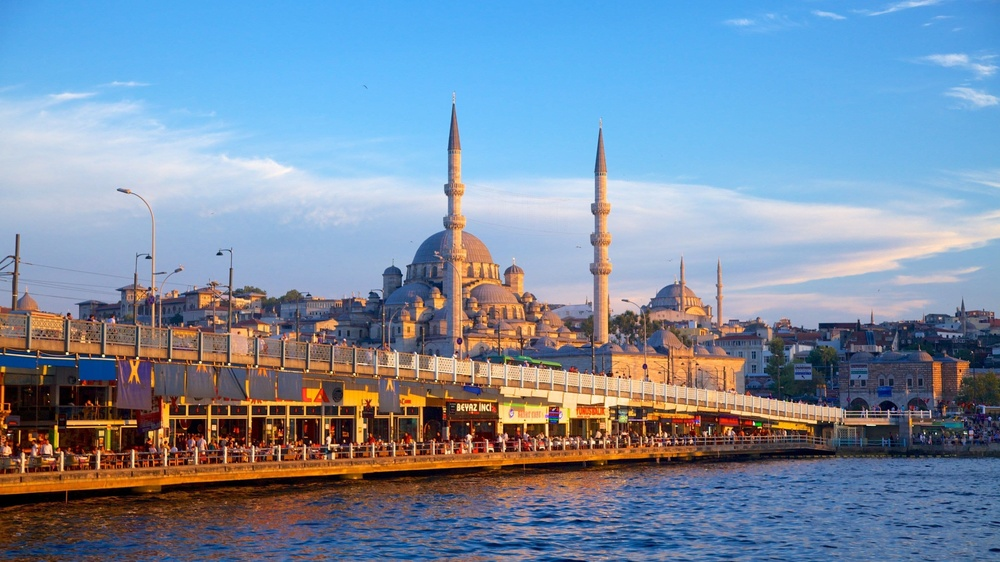
#> input picture insan.jpg, 1000 x 562 px, shrunk from 3840 x 2160 before the run
$ python paralel_histogram.py
#> lines starting #> are read from the running program, lines starting #| are printed output that depends on the picture
import cv2
import numpy as np
import time
from multiprocessing import Pool
import matplotlib.pyplot as plt

def roi_histogram_hesapla(roi):
    h, w = roi.shape
    yerel_histogram = np.zeros(256, dtype=int)
    for i in range(h):
        for j in range(w):
            piksel_degeri = int(roi[i, j])
            yerel_histogram[piksel_degeri] += 1
    return yerel_histogram

if __name__ == '__main__':
    img_bgr = cv2.imread('insan.jpg')
#> img_bgr is the input picture: shape (562, 1000, 3); mean B, G, R 163.2, 140.9, 122.5
    if img_bgr is None:
        raise FileNotFoundError("'insan.jpg' bulunamadi!")

    img_gray = cv2.cvtColor(img_bgr, cv2.COLOR_BGR2GRAY)
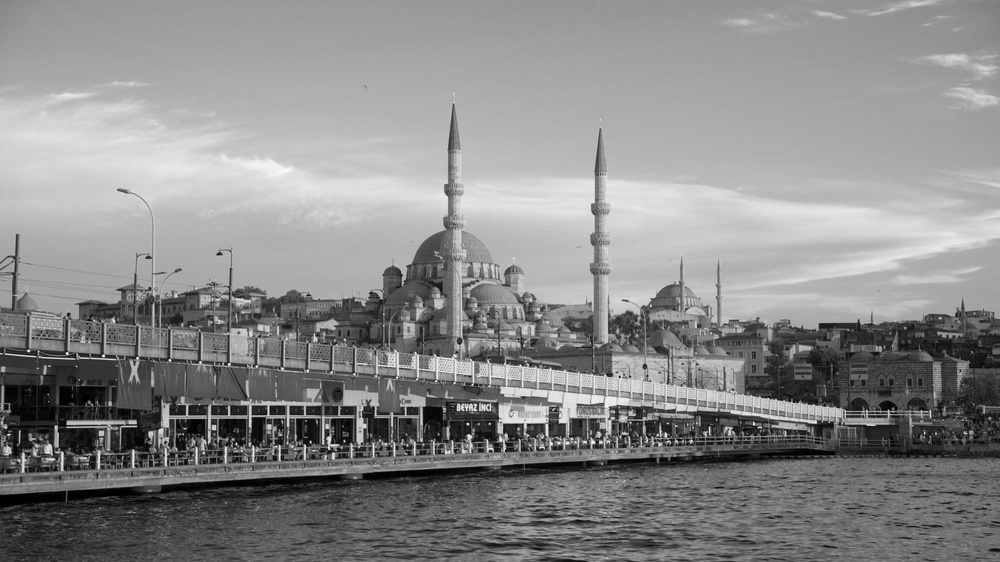
#> img_gray: shape (562, 1000); min 0, max 252, mean 138
    yukseklik, genislik = img_gray.shape
#> yukseklik = 562; genislik = 1000
    toplam_piksel = yukseklik * genislik
#> toplam_piksel = 562000

    orta_y = yukseklik // 2
#> orta_y = 281
    orta_x = genislik // 2
#> orta_x = 500

    roiler = [
        img_gray[0:orta_y, 0:orta_x],
        img_gray[0:orta_y, orta_x:genislik],
        img_gray[orta_y:yukseklik, 0:orta_x],
        img_gray[orta_y:yukseklik, orta_x:genislik]
    ]

    baslangic = time.perf_counter()
    with Pool(processes=4) as pool:
        parca_histogramlari = pool.map(roi_histogram_hesapla, roiler)
#> parca_histogramlari = 4 items
    bitis = time.perf_counter()

    genel_histogram = (parca_histogramlari[0] +
                       parca_histogramlari[1] +
                       parca_histogramlari[2] +
                       parca_histogramlari[3])
#> genel_histogram = 256 values, max 7989 at index 163, min 0 at index 253, mean 2195.3

    sayilan_toplam_piksel = np.sum(genel_histogram)
#> sayilan_toplam_piksel = 562000
    print("=" * 45)
    print("       PARALEL HISTOGRAM RAPORU")
    print("=" * 45)
    print(f"Resim Boyutu            : {genislik}x{yukseklik} ({toplam_piksel} piksel)")
#| Resim Boyutu            : 1000x562 (562000 piksel)
    print(f"Histogram Toplam Piksel : {sayilan_toplam_piksel}")
#| Histogram Toplam Piksel : 562000
    print(f"Hesaplama Suresi        : {bitis - baslangic:.4f} saniye")
    print(f"Dogrulama               : {'BASARILI' if toplam_piksel == sayilan_toplam_piksel else 'HATALI'}")
#| Dogrulama               : BASARILI
    print("=" * 45)

    plt.figure(figsize=(15, 8))
    etiketler = ['1. Parca (Sol-Ust)', '2. Parca (Sag-Ust)', '3. Parca (Sol-Alt)', '4. Parca (Sag-Alt)']
    renkler = ['blue', 'green', 'orange', 'purple']

    for idx in range(4):
        plt.subplot(2, 3, idx + 1)
        plt.bar(range(256), parca_histogramlari[idx], color=renkler[idx], width=1.0)
        plt.title(f"{etiketler[idx]} Histogrami")
        plt.xlabel("Parlaklik Degeri (0-255)")
        plt.ylabel("Piksel Sayisi")
        plt.xlim([0, 255])

    plt.subplot(2, 3, 5)
    plt.imshow(img_gray, cmap='gray')
    plt.title("Orijinal Gorsel")
    plt.axis('off')

    plt.subplot(2, 3, 6)
    plt.bar(range(256), genel_histogram, color='black', width=1.0)
    plt.title("Genel Toplam Histogram")
    plt.xlabel("Parlaklik Degeri (0-255)")
    plt.ylabel("Piksel Sayisi")
    plt.xlim([0, 255])

    plt.tight_layout()
    plt.show()
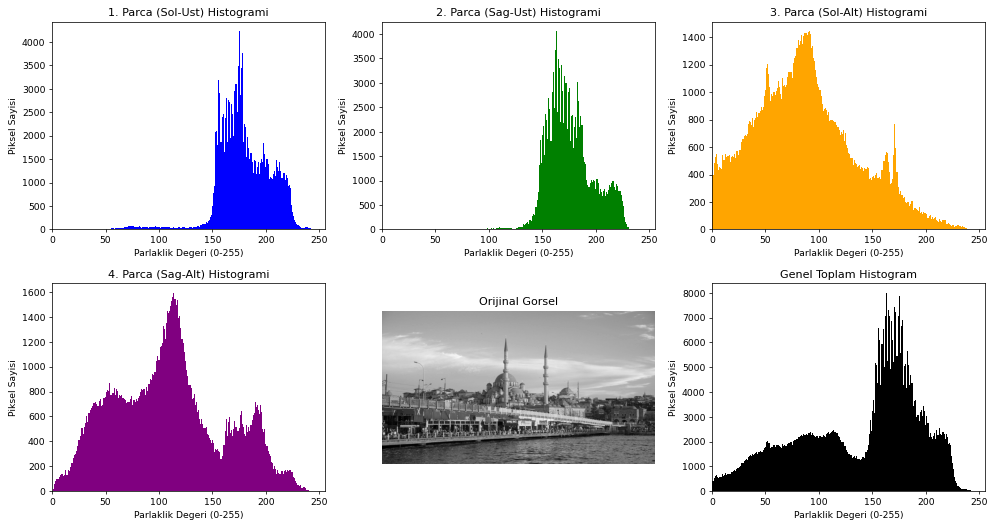
#> figure drawn by matplotlib, 6 panels; panel 1: tallest bar 4220 high, from x = 174.5 to 175.5; panel 2: tallest bar 4052 high, from x = 162.5 to 163.5; panel 3: tallest bar 1441 high, from x = 90.5 to 91.5; panel 4: tallest bar 1590 high, from x = 113.5 to 114.5
